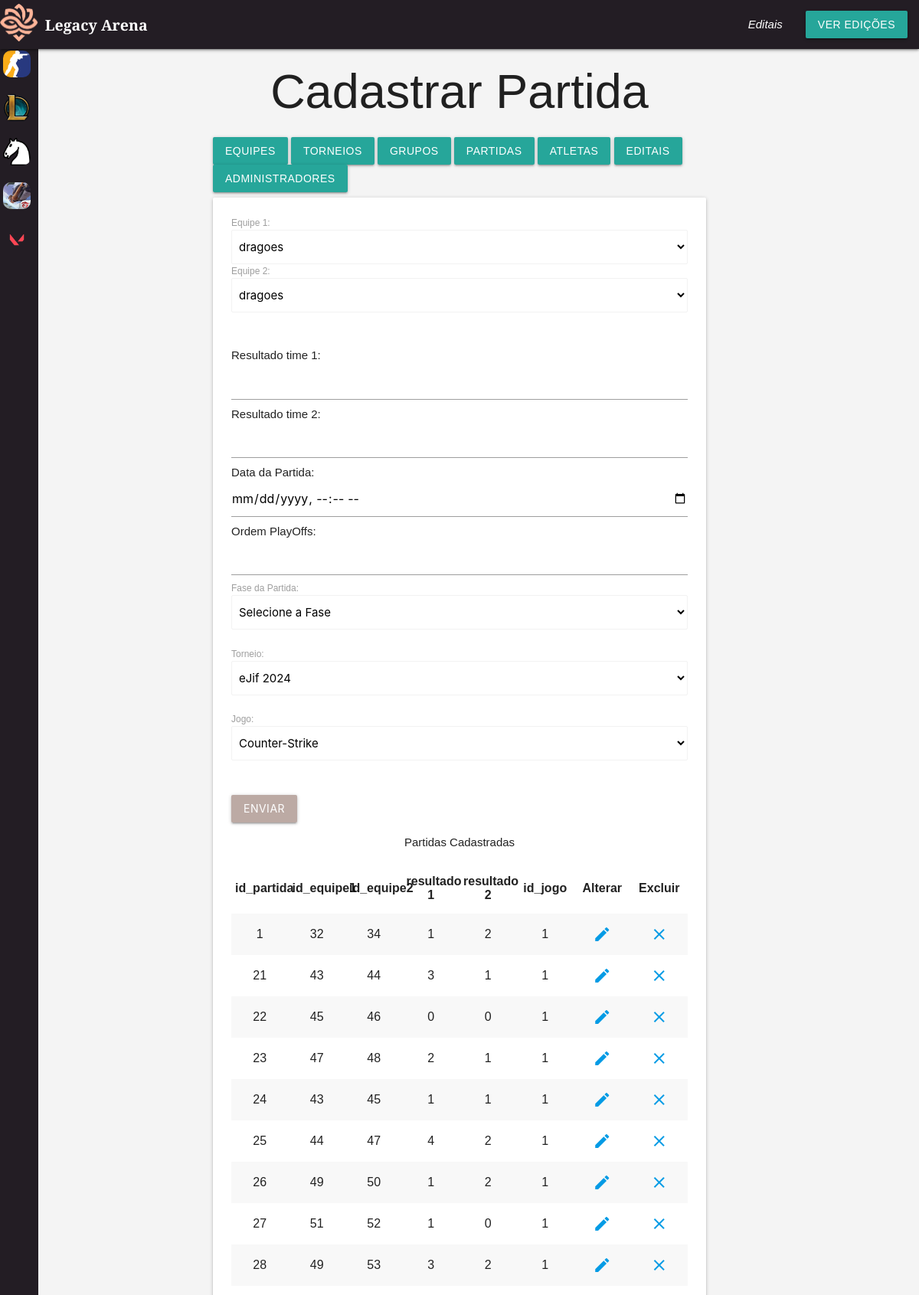
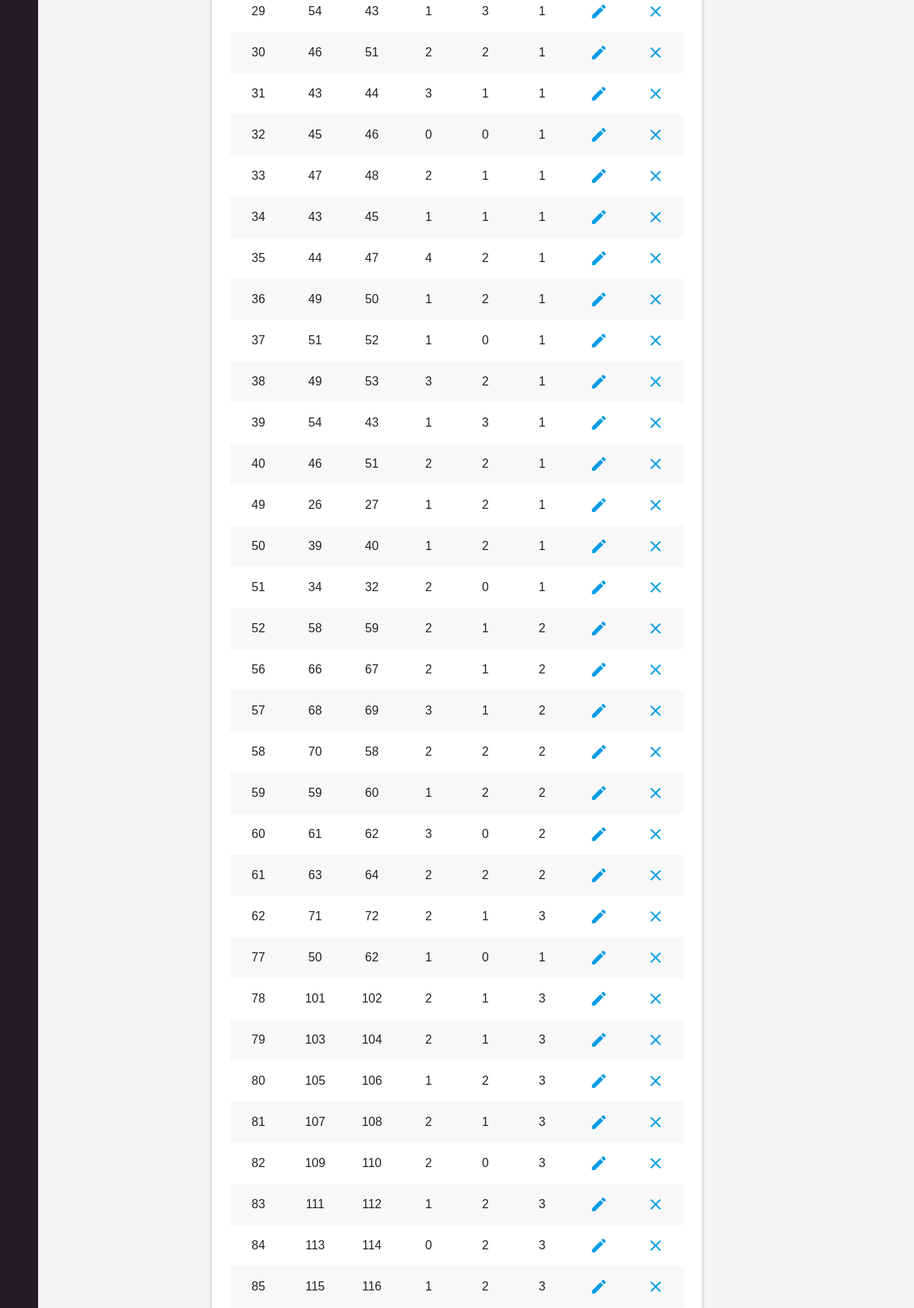
/crud/cadastrar-partidas.php (signed in, upper part), run on the app's committed database (2 pictures, top to bottom).
### tables this page shows
CREATE TABLE IF NOT EXISTS `partidas` (
  `id_partida` int NOT NULL AUTO_INCREMENT,
  `id_equipe` int NOT NULL,
  `id_equipe2` int NOT NULL,
  `resultado` int NOT NULL,
  `resultado2` int NOT NULL,
  `data_hora` datetime NOT NULL,
  `ordem_partidas` int NOT NULL,
  `id_fase` int DEFAULT NULL,
  `id_torneio` int NOT NULL,
  `id_jogo` int NOT NULL,
  PRIMARY KEY (`id_partida`),
  KEY `fk_id_equipe3` (`id_equipe2`),
  KEY `fk_id_equipe1` (`id_equipe`) USING BTREE,
  KEY `fk_id_fase` (`id_fase`),
  KEY `fk_id_torneio` (`id_torneio`),
  KEY `fk_id_jogo_plol` (`id_jogo`)
);

### conexao.php (called while the page is built, shortened)
<?php
function executarSQL($conexao, $sql)
{
    $resultado = mysqli_query($conexao, $sql);
    return $resultado;
}

### crud/cadastrar-partidas.php (the view, shortened to what this page needs)
<?php
require_once "../conexao.php";
$conexao = conectar();
require_once "header.php";
$sql = "SELECT id_equipe, nome FROM equipe";
$resultado_equipes = executarSQL($conexao, $sql);
$sql3 = "SELECT id, nome FROM torneios";
$resultado_torneios = executarSQL($conexao, $sql3);
$sql4 = "SELECT id, nome FROM jogos";
$resultado_jogos = executarSQL($conexao, $sql4);
$sql5 = "SELECT * from partidas";
$resultado_partidas = executarSQL($conexao, $sql5);
?>
<!DOCTYPE html>
<html lang="pt-br">
<head>
    <link type="text/css" rel="stylesheet" href="../css/style.css" media="screen,projection" />
</head>
<body id="main-content">
    <h1 class="center-align"> Cadastrar Partida </h1>
    <main class="container">
        <a href="../indexadm.php" class="waves-effect waves-light btn">Equipes</a>
        <a href="cadastrar-torneios.php" class="waves-effect waves-light btn">Torneios</a>
        <a href="cadastrar-grupocs.php" class="waves-effect waves-light btn">Grupos</a>
        <a href="cadastrar-partidas.php" class="waves-effect waves-light btn">Partidas</a>
        <a href="cadastrar-atletas.php" class="waves-effect waves-light btn">Atletas</a>
        <a href="cadastrar-edital.php" class="waves-effect waves-light btn">Editais</a>
        <a href="cadastrar-administrador.php" class="waves-effect waves-light btn">Administradores</a>
        <div class="card-panel" style="width:100%;">
            <form action="partidas.php" method="post" enctype="multipart/form-data">
                <label for="equipe1">Equipe 1:</label>
                <select name="equipe1" id="equipe1" class="browser-default">
                    <?php
                    while ($equipe = mysqli_fetch_assoc($resultado_equipes)) {
                        echo '<option value="' . $equipe["id_equipe"] . '">' . $equipe["nome"] . '</option>';
                    }
                    ?>
                </select>
                <?php
                $resultado_equipes = executarSQL($conexao, $sql);
                ?>
                <label for="equipe2">Equipe 2:</label>
                <select name="equipe2" id="equipe2" class="browser-default">
                    <?php
                    while ($equipe = mysqli_fetch_assoc($resultado_equipes)) {
                        echo '<option value="' . $equipe["id_equipe"] . '">' . $equipe["nome"] . '</option>';
                    }
                    ?>
                </select>
                <br><br>
                Resultado time 1: <input type="text" name="resultado1"><br>
                Resultado time 2: <input type="text" name="resultado2"><br>
                Data da Partida: <input type="datetime-local" name="data"><br>
                Ordem PlayOffs: <input type="number" name="ordem"><br>
                <label for="fase">Fase da Partida: </label>
                <select name="fase" id="fase" class="browser-default">
                   <option value="NULL" disabled selected>Selecione a Fase</option>
                </select>
                <br> <label for="torneios"> Torneio: </label>
                <select name="torneios" id="torneios" class="browser-default">
                    <?php
                    while ($torneios = mysqli_fetch_assoc($resultado_torneios)) {
                        echo '<option value="' . $torneios["id"] . '">' . $torneios["nome"] . '</option>';
                    }
                    ?>
                </select>
                <br> <label for="jogos"> Jogo: </label>
                <select name="jogos" id="jogos" class="browser-default">
                    <?php
                    while ($jogos = mysqli_fetch_assoc($resultado_jogos)) {
                        echo '<option value="' . $jogos["id"] . '">' . $jogos["nome"] . '</option>';
                    }
                    ?>
                </select>
                <br>
                <br>
                <button class="btn waves-effect waves-light brown  lighten-3 " type="submit" name="action">Enviar </button>
            </form>
            <p class="center-align">Partidas Cadastradas</p>
            <table class="striped centered responsive-table" style="width: 100%; table-layout: fixed; max-width: 150%;">
                <thead>
                    <tr>
                        <th>id_partida</th>
                        <th>id_equipe1</th>
                        <th>id_equipe2</th>
                        <th>resultado 1</th>
                        <th>resultado 2</th>
                        <th>id_jogo</th>
                        <th>Alterar</th>
                        <th>Excluir</th>
                    </tr>
                </thead>
                <tbody>
                    <?php
                    while ($equipe = mysqli_fetch_assoc($resultado_partidas)) {
                        echo '<tr>';
                        echo '<td>' . $equipe['id_partida'] . '</td>';
                        echo '<td>' . $equipe['id_equipe'] . '</td>';
                        echo '<td>' . $equipe['id_equipe2'] . '</td>';
                        echo '<td>' . $equipe['resultado'] . '</td>';
                        echo '<td>' . $equipe['resultado2'] . '</td>';
                        echo '<td>' . $equipe['id_jogo'] . '</td>';
                        echo '<td>
              <a href="form-alterarpartida.php?id_partida=' . $equipe['id_partida'] . '">
                  <i class="material-icons">edit</i>
              </a>
            </td>';
                        echo '<td> <a href="excluirpartida.php?id_partida=' . $equipe['id_partida'] . '"> <i class="material-icons">clear</i> </a> </td>';
                        echo '</tr>';
                    }
                    ?>
                </tbody>
            </table>
        </div>
    </main>
</body>
</html>

### data on the page
partidas: id_partida "1", id_equipe "32", id_equipe2 "34", resultado "1", resultado2 "2", id_jogo "1"
partidas: id_partida "21", id_equipe "43", id_equipe2 "44", resultado "3", resultado2 "1", id_jogo "1"
partidas: id_partida "22", id_equipe "45", id_equipe2 "46", resultado "0", resultado2 "0", id_jogo "1"
partidas: id_partida "23", id_equipe "47", id_equipe2 "48", resultado "2", resultado2 "1", id_jogo "1"
partidas: id_partida "24", id_equipe "43", id_equipe2 "45", resultado "1", resultado2 "1", id_jogo "1"
partidas: id_partida "25", id_equipe "44", id_equipe2 "47", resultado "4", resultado2 "2", id_jogo "1"
partidas: id_partida "26", id_equipe "49", id_equipe2 "50", resultado "1", resultado2 "2", id_jogo "1"
partidas: id_partida "27", id_equipe "51", id_equipe2 "52", resultado "1", resultado2 "0", id_jogo "1"
partidas: id_partida "28", id_equipe "49", id_equipe2 "53", resultado "3", resultado2 "2", id_jogo "1"
partidas: id_partida "29", id_equipe "54", id_equipe2 "43", resultado "1", resultado2 "3", id_jogo "1"
partidas: id_partida "30", id_equipe "46", id_equipe2 "51", resultado "2", resultado2 "2", id_jogo "1"
partidas: id_partida "31", id_equipe "43", id_equipe2 "44", resultado "3", resultado2 "1", id_jogo "1"
partidas: id_partida "32", id_equipe "45", id_equipe2 "46", resultado "0", resultado2 "0", id_jogo "1"
partidas: id_partida "33", id_equipe "47", id_equipe2 "48", resultado "2", resultado2 "1", id_jogo "1"
partidas: id_partida "34", id_equipe "43", id_equipe2 "45", resultado "1", resultado2 "1", id_jogo "1"
partidas: id_partida "35", id_equipe "44", id_equipe2 "47", resultado "4", resultado2 "2", id_jogo "1"
partidas: id_partida "36", id_equipe "49", id_equipe2 "50", resultado "1", resultado2 "2", id_jogo "1"
partidas: id_partida "37", id_equipe "51", id_equipe2 "52", resultado "1", resultado2 "0", id_jogo "1"
partidas: id_partida "38", id_equipe "49", id_equipe2 "53", resultado "3", resultado2 "2", id_jogo "1"
partidas: id_partida "39", id_equipe "54", id_equipe2 "43", resultado "1", resultado2 "3", id_jogo "1"
partidas: id_partida "40", id_equipe "46", id_equipe2 "51", resultado "2", resultado2 "2", id_jogo "1"
partidas: id_partida "49", id_equipe "26", id_equipe2 "27", resultado "1", resultado2 "2", id_jogo "1"
partidas: id_partida "50", id_equipe "39", id_equipe2 "40", resultado "1", resultado2 "2", id_jogo "1"
partidas: id_partida "51", id_equipe "34", id_equipe2 "32", resultado "2", resultado2 "0", id_jogo "1"
partidas: id_partida "52", id_equipe "58", id_equipe2 "59", resultado "2", resultado2 "1", id_jogo "2"
partidas: id_partida "56", id_equipe "66", id_equipe2 "67", resultado "2", resultado2 "1", id_jogo "2"
partidas: id_partida "57", id_equipe "68", id_equipe2 "69", resultado "3", resultado2 "1", id_jogo "2"
partidas: id_partida "58", id_equipe "70", id_equipe2 "58", resultado "2", resultado2 "2", id_jogo "2"
partidas: id_partida "59", id_equipe "59", id_equipe2 "60", resultado "1", resultado2 "2", id_jogo "2"
partidas: id_partida "60", id_equipe "61", id_equipe2 "62", resultado "3", resultado2 "0", id_jogo "2"
partidas: id_partida "61", id_equipe "63", id_equipe2 "64", resultado "2", resultado2 "2", id_jogo "2"
partidas: id_partida "62", id_equipe "71", id_equipe2 "72", resultado "2", resultado2 "1", id_jogo "3"
partidas: id_partida "77", id_equipe "50", id_equipe2 "62", resultado "1", resultado2 "0", id_jogo "1"
partidas: id_partida "78", id_equipe "101", id_equipe2 "102", resultado "2", resultado2 "1", id_jogo "3"
partidas: id_partida "79", id_equipe "103", id_equipe2 "104", resultado "2", resultado2 "1", id_jogo "3"
partidas: id_partida "80", id_equipe "105", id_equipe2 "106", resultado "1", resultado2 "2", id_jogo "3"
partidas: id_partida "81", id_equipe "107", id_equipe2 "108", resultado "2", resultado2 "1", id_jogo "3"
partidas: id_partida "82", id_equipe "109", id_equipe2 "110", resultado "2", resultado2 "0", id_jogo "3"
partidas: id_partida "83", id_equipe "111", id_equipe2 "112", resultado "1", resultado2 "2", id_jogo "3"
partidas: id_partida "84", id_equipe "113", id_equipe2 "114", resultado "0", resultado2 "2", id_jogo "3"
partidas: id_partida "85", id_equipe "115", id_equipe2 "116", resultado "1", resultado2 "2", id_jogo "3"

### other printed values
form field equipe1 "dragoes"
form field equipe2 "dragoes"
form field torneios "eJif 2024"
form field jogos "Counter-Strike"
